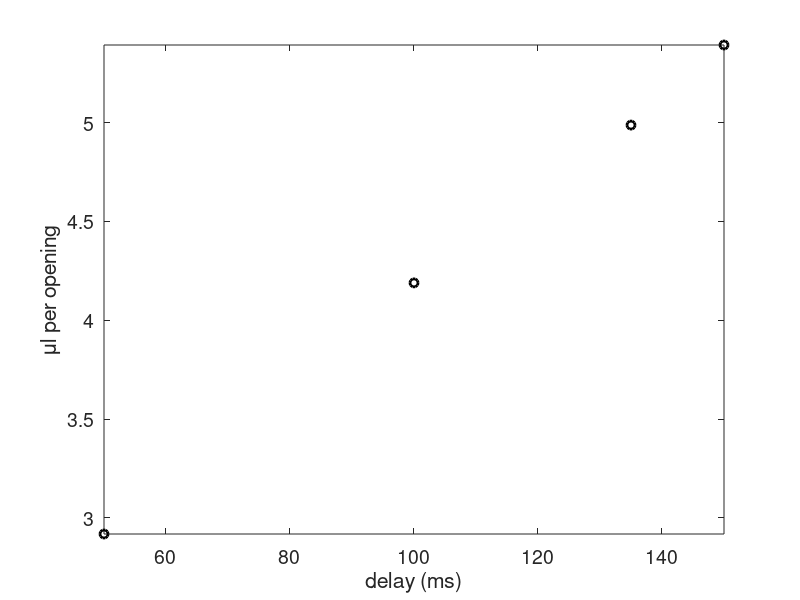

MATLAB code to generate this figure: (Note: this script raises an error after producing the figure.)

%% 10 Dec 2021 solenoid calibration after leak fixed
baseline_weight = 1.1305;
n = [100 100 100 100]; % number of valve openings
delay = [100 50 150 135]; % ms
weight = [1.5494 1.4224 1.6697 1.6292]; % weight with water from testing
ul_opening = zeros(size(weight));
for ii = 1:length(delay)
    ul_opening(ii) = (weight(ii)-baseline_weight)/n(ii)*1000;
end

figure
[~,i] = sort(delay);
plot(delay(i),ul_opening(i),'ok','LineWidth',2)
set(gca,'FontSize',14)
xlabel('delay (ms)')
ylabel('\mul per opening')
axis tight

mdl = fitlm(delay,ul_opening);
pred_x = (50:5:200)';
pred_ul = predict(mdl,pred_x);
hold on;
plot(pred_x,pred_ul,'r-','LineWidth',2)

%% 10 Dec 2021 solenoid calibration
baseline_weight = 1.1305;
n = [200 200 100 100 100 100 100]; % number of valve openings
delay = [50 100 120 80 100 150 100]; % ms
weight = [1.6178 1.9065 1.5562 1.4535 1.4982 1.6128 1.5494]; % weight with water from testing
ul_opening = zeros(size(weight));
for ii = 1:length(delay)
    ul_opening(ii) = (weight(ii)-baseline_weight)/n(ii)*1000;
end

figure
[~,i] = sort(delay);
plot(delay(i),ul_opening(i),'ok','LineWidth',2)
set(gca,'FontSize',14)
xlabel('delay (ms)')
ylabel('\mul per opening')
axis tight

mdl = fitlm(delay,ul_opening);
pred_x = (50:5:200)';
pred_ul = predict(mdl,pred_x);
hold on;
plot(pred_x,pred_ul,'r-','LineWidth',2)
